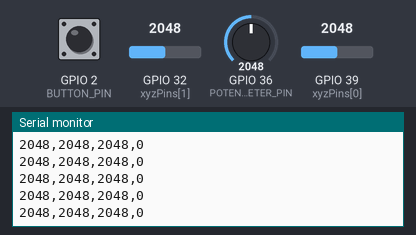
The sketch below on a simulated ESP32. Shown: the last lines printed to the serial monitor. Inputs (shaded band) come from the test bench; at power-on: GPIO 32 (xyzPins[1]) = 2048, GPIO 36 (POTENTIOMETER_PIN) = 2048, GPIO 39 (xyzPins[0]) = 2048, GPIO 2 (BUTTON_PIN) HIGH.

Above: at 1.2 s.
1.3 s: GPIO 32 (xyzPins[1]) set to 2866
At 2.3 s:
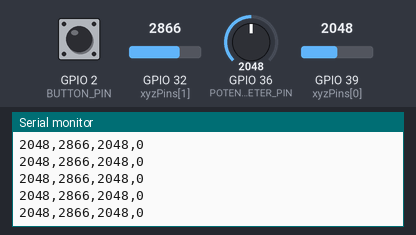
2.8 s: GPIO 36 (POTENTIOMETER_PIN) set to 2866
At 3.3 s:
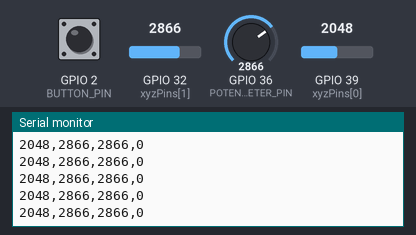
4.3 s: GPIO 39 (xyzPins[0]) set to 2866
At 4.8 s:
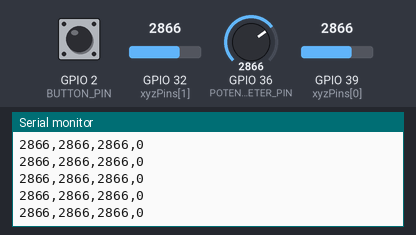
5.8 s: GPIO 2 (BUTTON_PIN) pulled LOW for 0.15 s
7.4 s: GPIO 32 (xyzPins[1]) set to 3603
At 8.1 s:
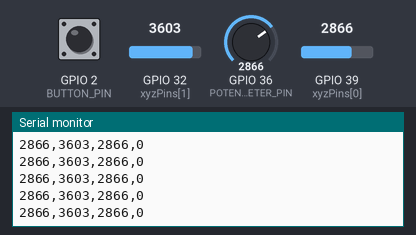
8.9 s: GPIO 2 (BUTTON_PIN) pulled LOW for 1 s
At 9.4 s:
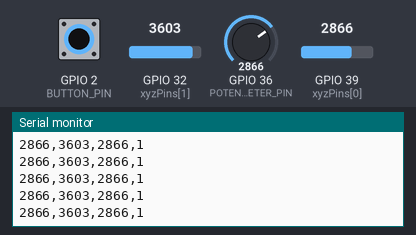
Timing chart, 0 to 11.9 s (numbered marks = the images above; inputs shaded):
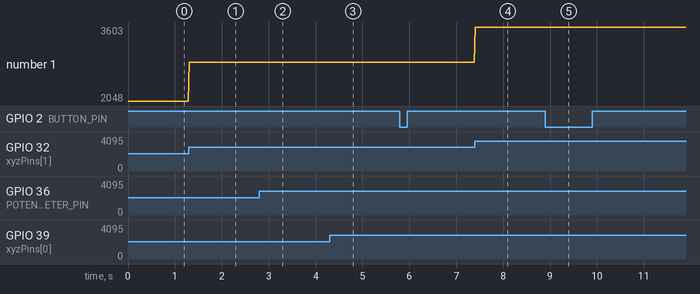

The sketch:

module2InstallationSerial.ino
```cpp
/*
  LILYGO Joystick, Potentiometer, Button
  sends one line per reading to Processing: joyX,joyY,potentiometer,button
*/
#define BUTTON_PIN 2
#define POTENTIOMETER_PIN 36

int xyzPins[] = {39, 32, 33};   // x, y, z (switch) pins

void setup() {
  Serial.begin(9600);
  pinMode(xyzPins[2], INPUT_PULLUP);  // joystick
  pinMode(BUTTON_PIN, INPUT_PULLUP); // button
}

void loop() {
  int xVal = analogRead(xyzPins[0]);
  int yVal = analogRead(xyzPins[1]);
  int potVal = analogRead(POTENTIOMETER_PIN);
  int pressed = (digitalRead(BUTTON_PIN) == LOW) ? 1 : 0;   // is 1 when pressed

  Serial.printf("%d,%d,%d,%d\n", xVal, yVal, potVal, pressed);
  delay(20);
}
```

Measured:
- after the input at 1.3 s, the serial monitor: prints a new line at once (image 1)
- after the input at 2.8 s, the serial monitor: prints a new line at once (image 2)
- after the input at 4.3 s, the serial monitor: prints a new line at once (image 3)
- after the input at 7.4 s, the serial monitor: prints a new line at once (image 4)
- after the input at 8.9 s, the serial monitor: prints a new line at once (image 5)
- plotted number 1: 2048 → 2866 after the input at 1.3 s, 2866 → 3603 after the input at 7.4 s
